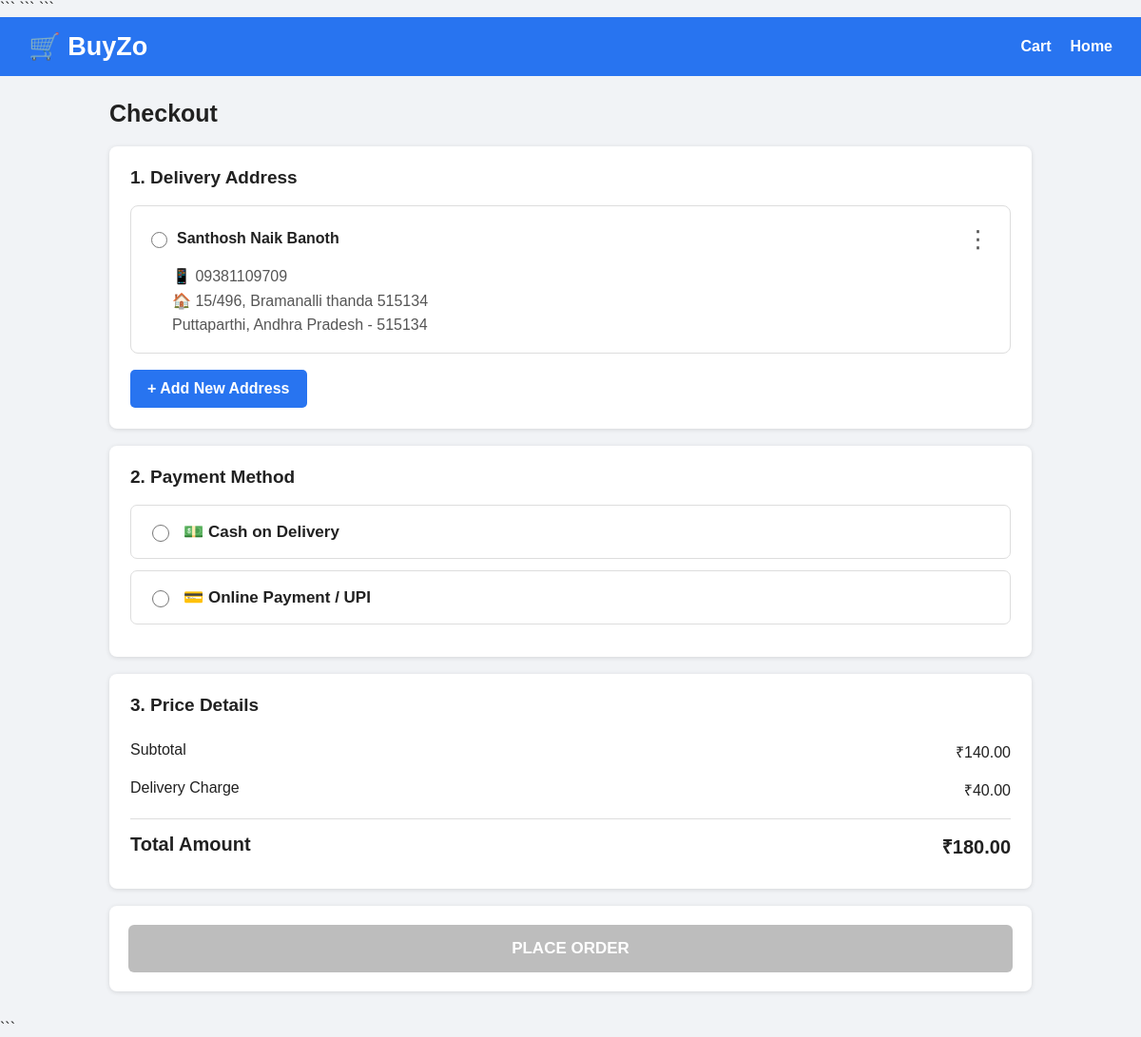
The app's page /checkout/ (signed in) with its own data.
### store/models.py (models this page shows, shortened)
class Address(models.Model):
    customer = models.ForeignKey(
        Customer,
        on_delete=models.CASCADE
    )
    full_name = models.CharField(
        max_length=100
    )
    mobile = models.CharField(
        max_length=15
    )
    house = models.CharField(
        max_length=200
    )
    street = models.CharField(
        max_length=200
    )
    city = models.CharField(
        max_length=100
    )
    state = models.CharField(
        max_length=100
    )
    pincode = models.CharField(
        max_length=10
    )
    is_active = models.BooleanField(
        default=True
    )
    created_at = models.DateTimeField(
        auto_now_add=True
    )

### store/views.py (the view, shortened to what this page needs)
def checkout(request):
    customer = get_customer(request)
    if customer is None:
        return redirect("login")
    cart_items = CartItem.objects.filter(
        customer=customer
    ).select_related(
        "product"
    ).order_by("-added_at")
    subtotal = Decimal("0.00")
    for item in cart_items:
        item.line_total = (
            item.product.price
            *
            item.quantity
        )
        subtotal += item.line_total
    delivery_charge = Decimal("0.00")
    if subtotal < Decimal("500.00"):
        delivery_charge = Decimal("40.00")
    total_amount = (
        subtotal
        +
        delivery_charge
    )
    addresses = Address.objects.filter(
        customer=customer,
        is_active=True
    ).order_by("-created_at")
    return render(
        request,
        "store/checkout.html",
        {
            "customer": customer,
            "cart_items": cart_items,
            "addresses": addresses,
            "subtotal": subtotal,
            "delivery_charge": delivery_charge,
            "total_amount": total_amount,
        }
    )

### store/views.py (called while the page is built)
def get_customer(request):
    customer_id = request.session.get("customer_id")
    if not customer_id:
        return None
    try:
        return Customer.objects.get(
            id=customer_id
        )
    except Customer.DoesNotExist:
        return None

### templates/store/checkout.html (shortened to what this page needs)
<!DOCTYPE html>
<html lang="en">
<head>
```
</head>
<body>
```
<header class="header">
    <div class="logo">
        🛒 BuyZo
    </div>
    <div class="header-links">
        <a href="{% url 'cart' %}">
            Cart
        </a>
        <a href="{% url 'home' %}">
            Home
        </a>
    </div>
</header>
<div class="checkout-container">
    <div class="checkout-title">
        Checkout
    </div>
    <div class="checkout-card">
        <div class="card-title">
            1. Delivery Address
        </div>
        {% if addresses %}
            {% for address in addresses %}
            <div
                class="address-option"
                id="address-option-{{ address.id }}"
                onclick="selectAddress('{{ address.id }}')"
            >
                <div class="address-top">
                    <label
                        class="address-select"
                        onclick="event.stopPropagation()"
                    >
                        <input
                            type="radio"
                            name="address_select"
                            id="address-{{ address.id }}"
                            onclick="selectAddress('{{ address.id }}')"
                        >
                        <span class="address-name">
                            {{ address.full_name }}
                        </span>
                    </label>
                    <div class="address-menu">
                        <button
                            type="button"
                            class="three-dots"
                            onclick="event.stopPropagation(); toggleAddressMenu('{{ address.id }}')"
                            aria-label="Address options"
                        >
                            ⋮
                        </button>
                    </div>
                </div>
                <div class="address-text">
                    📱 {{ address.mobile }}<br>
                    🏠 {{ address.house }},
                    {{ address.street }}<br>
                    {{ address.city }},
                    {{ address.state }} -
                    {{ address.pincode }}
                </div>
            </div>
            {% endfor %}
        {% else %}
            <div class="no-address">
                You don't have a delivery address yet.
                Please add your delivery address before placing your order.
            </div>
        {% endif %}
        <a
            href="{% url 'add_address' %}"
            class="add-address-button"
        >
            + Add New Address
        </a>
    </div>
    <div class="checkout-card">
        <div class="card-title">
            2. Payment Method
        </div>
        <div class="payment-option">
            <label class="payment-label">
                <input
                    type="radio"
                    name="payment_choice"
                    value="COD"
                    onclick="selectPayment('COD')"
                >
                <span>
                    💵 Cash on Delivery
                </span>
            </label>
        </div>
        <div class="payment-option">
            <label class="payment-label">
                <input
                    type="radio"
                    name="payment_choice"
                    value="ONLINE"
                    onclick="selectPayment('ONLINE')"
                >
                <span>
                    💳 Online Payment / UPI
                </span>
            </label>
        </div>
    </div>
    <div class="checkout-card">
        <div class="card-title">
            3. Price Details
        </div>
        <div class="price-row">
            <span>
                Subtotal
            </span>
            <span>
                ₹{{ subtotal|floatformat:2 }}
            </span>
        </div>
        <div class="price-row">
            <span>
                Delivery Charge
            </span>
            <span>
                {% if delivery_charge == 0 %}
                    FREE
                {% else %}
                    ₹{{ delivery_charge|floatformat:2 }}
                {% endif %}
            </span>
        </div>
        <div class="price-row price-total">
            <span>
                Total Amount
            </span>
            <span>
                ₹{{ total_amount|floatformat:2 }}
            </span>
        </div>
    </div>
    <form
        method="POST"
        action="{% url 'place_order' %}"
        id="order-form"
    >
        <div class="place-order-section">
            <button
                type="submit"
                id="place-order-button"
                class="place-order-button"
                disabled
            >
                PLACE ORDER
            </button>
        </div>
    </form>
</div>
```
</body>
</html>

### templates/store/checkout.html (style rules this page uses)
* { box-sizing: border-box; }
body { margin: 0; font-family: Arial, Helvetica, sans-serif; background: #f1f3f6; color: #212121; }
.header { background: #2874f0; color: white; padding: 15px 30px; display: flex; align-items: center; justify-content: space-between; }
.logo { font-size: 27px; font-weight: bold; }
.header-links { display: flex; gap: 20px; }
.header-links a { color: white; text-decoration: none; font-weight: bold; }
.checkout-container { max-width: 1000px; margin: 25px auto; padding: 0 15px; }
.checkout-title { font-size: 25px; font-weight: bold; margin-bottom: 20px; }
.checkout-card { background: white; border-radius: 8px; margin-bottom: 18px; padding: 22px; box-shadow: 0 1px 5px rgba(0, 0, 0, 0.12); }
.card-title { font-size: 19px; font-weight: bold; margin-bottom: 18px; }
.address-option { position: relative; border: 1px solid #ddd; border-radius: 8px; padding: 16px; margin-bottom: 12px; cursor: pointer; transition: 0.2s; }
.address-top { display: flex; align-items: center; justify-content: space-between; }
.address-select { display: flex; align-items: center; cursor: pointer; }
.address-select input { margin-right: 10px; width: 17px; height: 17px; cursor: pointer; }
.address-name { font-size: 16px; font-weight: bold; }
.address-text { margin-top: 9px; margin-left: 27px; color: #555; line-height: 1.6; }
.address-menu { position: relative; }
.three-dots { width: 36px; height: 36px; border: none; background: transparent; border-radius: 50%; font-size: 25px; line-height: 25px; cursor: pointer; color: #555; }
.add-address-button { display: inline-block; margin-top: 5px; padding: 11px 18px; background: #2874f0; color: white; text-decoration: none; border-radius: 5px; font-weight: bold; }
.payment-option { border: 1px solid #ddd; border-radius: 7px; padding: 17px; margin-bottom: 12px; }
.payment-label { display: flex; align-items: center; gap: 12px; font-size: 17px; font-weight: bold; cursor: pointer; }
.payment-label input { width: 18px; height: 18px; cursor: pointer; }
.price-row { display: flex; justify-content: space-between; padding: 9px 0; font-size: 16px; }
.price-total { border-top: 1px solid #ddd; margin-top: 10px; padding-top: 15px; font-size: 20px; font-weight: bold; }
.place-order-section { background: white; padding: 20px; border-radius: 8px; margin-bottom: 30px; box-shadow: 0 1px 5px rgba(0, 0, 0, 0.12); }
.place-order-button { width: 100%; padding: 15px; border: none; border-radius: 6px; background: #2874f0; color: white; font-size: 17px; font-weight: bold; cursor: pointer; }
.place-order-button:disabled { background: #bdbdbd; cursor: not-allowed; }

### records on screen
Address: full_name "Santhosh Naik Banoth", mobile "09381109709", house "15/496", street "Bramanalli thanda 515134", city "Puttaparthi", state "Andhra Pradesh", pincode "515134"

### other values on screen
{{ subtotal|floatformat:2 }} "140.00"
{{ delivery_charge|floatformat:2 }} "40.00"
{{ total_amount|floatformat:2 }} "180.00"
